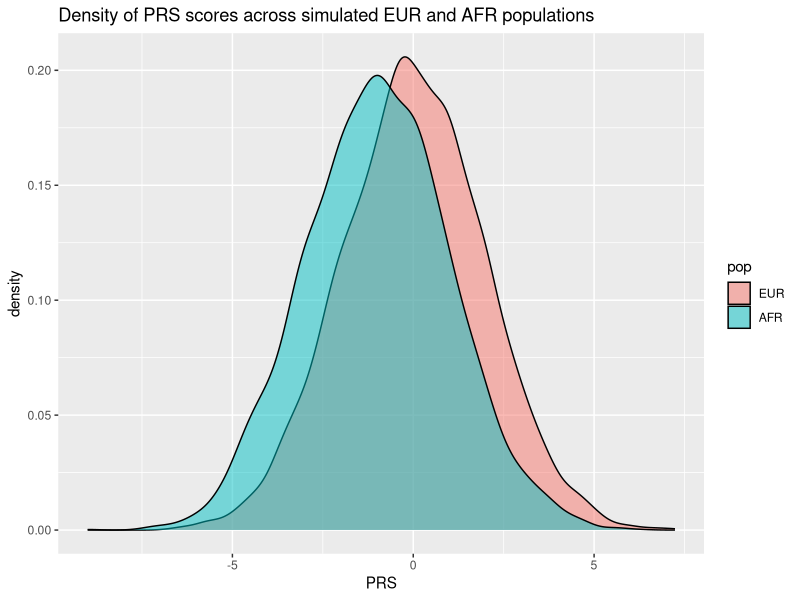
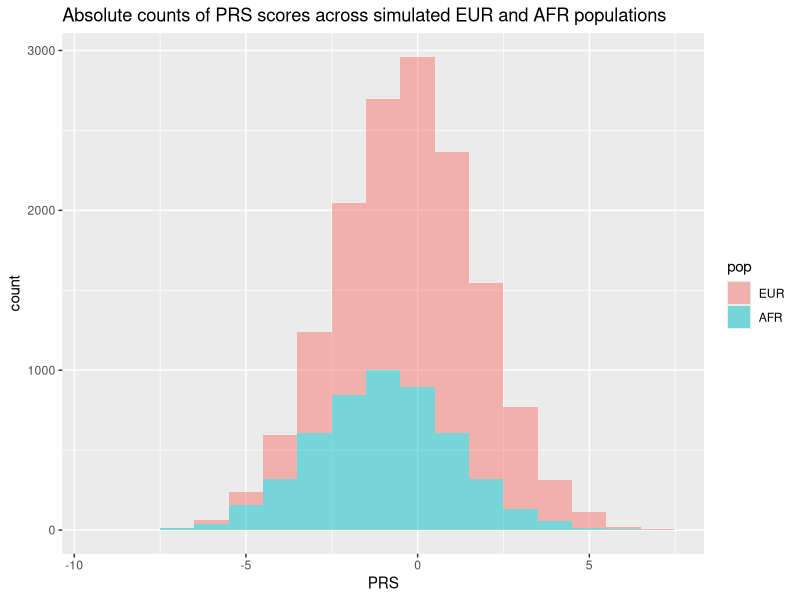
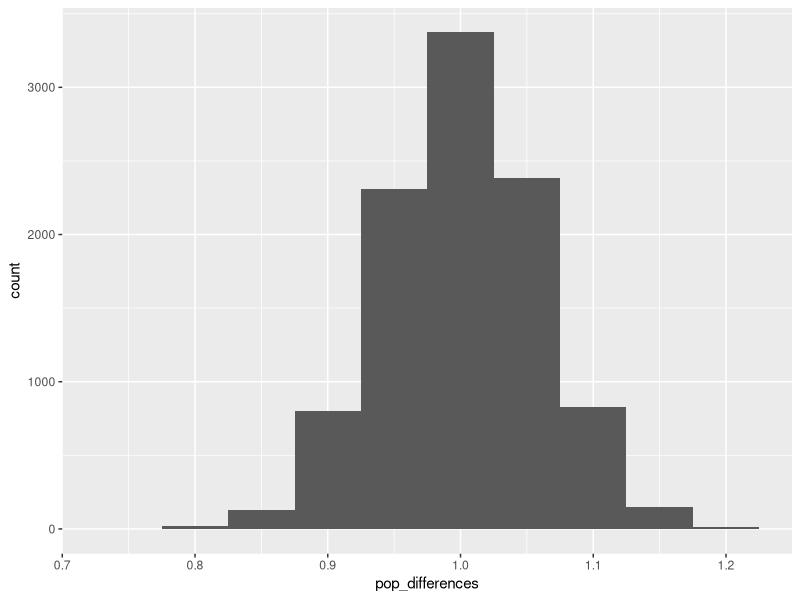
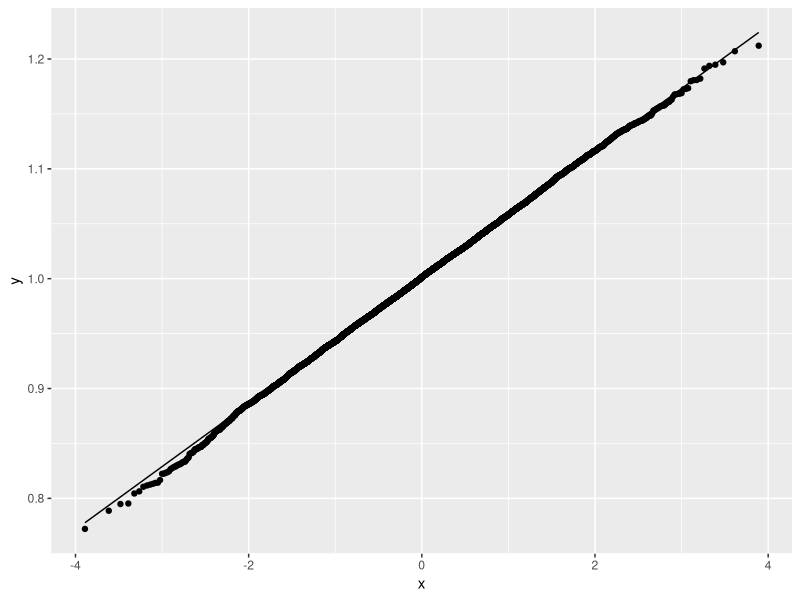
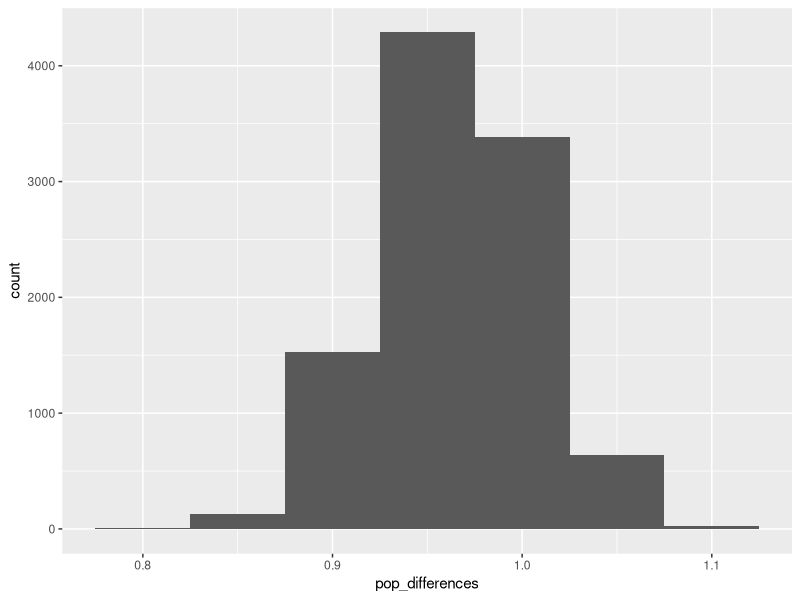
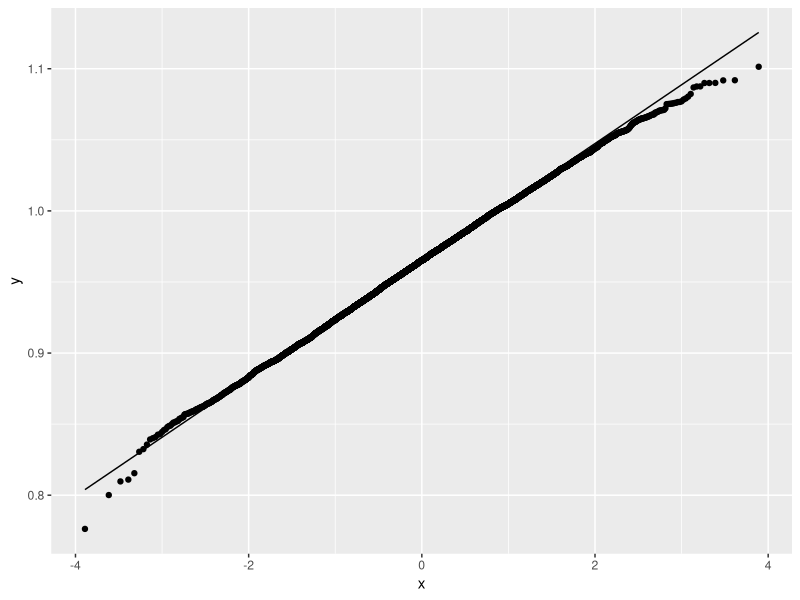

Write the R code that produced these figures, in order.
## ---- chunk 1
knitr::opts_chunk$set(echo = TRUE)

library(ggplot2)
## ---- chunk 2
set.seed(1234)
# PRS scores tend to be normally distributed
EUR_scores <- rnorm(n=10000, mean=0, sd=2)
AFR_scores <- rnorm(n=5000, mean=-1, sd=2)
## ---- chunk 3
EUR_df <- data.frame(scores=EUR_scores, pop="EUR", stringsAsFactors=TRUE)
AFR_df <- data.frame(scores=AFR_scores, pop="AFR", stringsAsFactors=TRUE)

merged_pops <- rbind(EUR_df, AFR_df)
## ---- chunk 4
population_scores_density <- ggplot(data=merged_pops, aes(x=scores, fill=pop)) +
  geom_density(alpha=0.5) +
  xlab("PRS") +
  ggtitle("Density of PRS scores across simulated EUR and AFR populations")

population_scores_histogram <- ggplot(data=merged_pops, aes(x=scores, fill=pop)) +
  geom_histogram(binwidth=1, alpha=0.5) +
  xlab("PRS") +
  ggtitle("Absolute counts of PRS scores across simulated EUR and AFR populations")

population_scores_density
population_scores_histogram
## ---- chunk 5
set.seed(1234)

B <- 10^4
mean_differences <- numeric(B)
for (i in 1:B) {
  # Sample populations from a normal distribution
  eur_pop <- rnorm(10000, mean=0, sd=2)
  afr_pop <- rnorm(5000, mean=-1, sd=2)

  # Get the top 15th percentiles from both distributions
  eur_15th <- quantile(eur_pop, probs=c(0.85))
  afr_15th <- quantile(afr_pop, probs=c(0.85))
  
  # Compute mean difference statistic
  mean_diff <- mean(eur_pop[eur_pop > eur_15th]) - 
    mean(afr_pop[afr_pop > afr_15th])
  mean_differences[i] <- mean_diff
}

difference_samples_df <- data.frame(pop=1:B, pop_differences=mean_differences)
## ---- chunk 6
difference_samples_hist <- ggplot(data=difference_samples_df, aes(x=pop_differences)) +
            geom_histogram(binwidth = 0.05)

difference_samples_qq <- ggplot(data=difference_samples_df, aes(sample=pop_differences)) +
          stat_qq() +
          stat_qq_line()

difference_samples_hist
difference_samples_qq
## ---- chunk 7
# Subset population PRS scores
EUR_15th <- quantile(EUR_df$scores, probs=c(0.85))
AFR_15th <- quantile(AFR_df$scores, probs=c(0.85))

EUR_topPercentile <- subset(EUR_df, scores >= EUR_15th)
AFR_topPercentile <- subset(AFR_df, scores >= AFR_15th)
## ---- chunk 8
set.seed(1234)
boostrap_difference <- function(sample1, sample2, iterations) {
  boostrap_distribution <- numeric(iterations)
  for (i in 1:iterations) {
  x <- sample(sample1, length(sample1), replace=TRUE)
  y <- sample(sample2, length(sample2), replace=TRUE)
  boostrap_distribution[i] <- mean(x) - mean(y)
  }
  
  return(boostrap_distribution)
}

B <- 10^4
prs_difference_boot <- boostrap_difference(sample1=EUR_topPercentile$scores,
                                      sample2=AFR_topPercentile$scores,
                                      iterations=B
                                      )
difference_boot_df <- data.frame(pop=1:B, pop_differences=prs_difference_boot)
## ---- chunk 9
difference_boot_hist <- ggplot(data=difference_boot_df, aes(x=pop_differences)) +
            geom_histogram(binwidth = 0.05)

difference_boot_qq <- ggplot(data=difference_boot_df, aes(sample=pop_differences)) +
          stat_qq() +
          stat_qq_line()

difference_boot_hist
difference_boot_qq
## ---- chunk 10
samples_var <- sd(difference_samples_df$pop_differences)^2
boot_var <- sd(difference_boot_df$pop_differences)^2

samples_var
boot_var
## ---- chunk 11
t.test(x=difference_samples_df$pop_differences, y=difference_boot_df$pop_differences, alternative="two.sided", conf.level=0.95, paired=FALSE, var.equal=TRUE)
